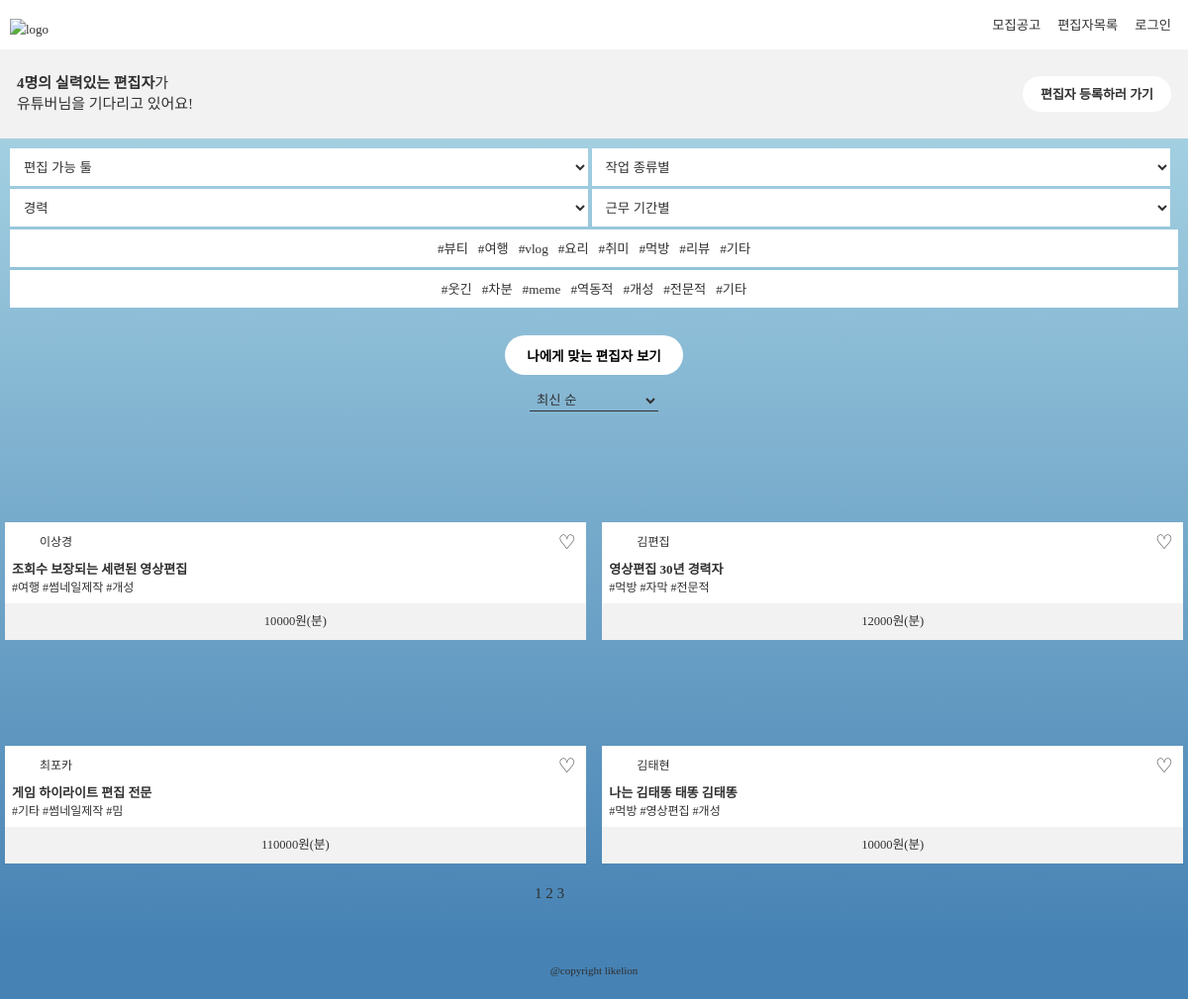
/list_editor/, run on the app's committed database.
### app/models.py (models this page shows, shortened)
class Post_editor(models.Model):
    title = models.CharField(max_length=200)
    content = models.TextField(null=True)
    datetime = models.TextField(null=True)
    author = models.ForeignKey(User, on_delete=models.CASCADE, related_name='editor')
    name = models.TextField(null=True)
    img = models.TextField(null=True)
    tool = models.TextField(null=True)
    work = models.TextField(null=True)
    genre = models.TextField(null=True)
    style = models.TextField(null=True)
    rating = models.TextField(null=True)
    vid_url = models.TextField(null=True)
    basic_content = models.TextField(null=True)
    basic_price = models.TextField(null=True)
    standard_content = models.TextField(null=True)
    standard_price = models.TextField(null=True)
    premium_content = models.TextField(null=True)
    premium_price = models.TextField(null=True)
    inquiry = models.TextField(null=True)

### app/views.py (the view)
# urls.py: path('list_editor/', views.list_editor, name="list_editor"),
def list_editor(request):
    post_editor = Post_editor.objects.all()
    return render(request, 'list_editor.html', {'post_editor' : post_editor})

### app/templates/list_editor.html (shortened to what this page needs)
{% load static %}
<!DOCTYPE html>
<html lang="en">
<head>
    <link rel="stylesheet" type="text/css" href="{% static 'list_editor.css' %}">
  </head>
  <body>
    <header>
       <a href="{% url 'home' %}"><img class="logo_img"src="http://bitly.kr/YqkZ3WM87i" alt="logo"></a>
     <nav>
        <a href="{% url 'list_youtuber' %}" class="nav-item">모집공고</a>
        <a href="{% url 'list_editor' %}" class="nav-item">편집자목록</a>
          {% if user.is_authenticated %}
         <a href="{% url 'mypage_youtuber' %}" class="nav-item">마이페이지</a>
         {% else %}
           <a href="{% url 'login' %}" class="nav-item">로그인</a>
        {% endif %}
      </nav>
    </header>
    <main>
<div class="list_top">
    <p class="list_top_title"><strong>{{ post_editor|length }}명의 실력있는 편집자</strong>가<br>유튜버님을 기다리고 있어요!</p>
    <a href="{% url 'new_editor' %}"><div class="new_button">편집자 등록하러 가기</div></a>
</div>
<div class="filter_box">
    <div class="filter_wrapper">
      <select class="filter_item" name="tool">
        <option value='all' selected>편집 가능 툴</option>
       </select>
       <select class="filter_item" name="work">
        <option value='all' selected>작업 종류별</option>
      </select>
    </div>
    <div class="filter_wrapper">
     <select class="filter_item" name="career">
        <option value='all' selected>경력</option>
    </select>
     <select class="filter_item" name="period">
        <option value='all' selected>근무 기간별</option>
    </select>
    </div>
    <div class="filter_item last_filter" name="genre">
       <label for="뷰티" class="last_filter_item">#뷰티</label>
       <label for="여행" class="last_filter_item">#여행</label>
       <label for="vlog" class="last_filter_item">#vlog</label>
       <label for="요리" class="last_filter_item">#요리</label>
       <label for="취미" class="last_filter_item">#취미</label>
       <label for="먹방" class="last_filter_item">#먹방</label>
       <label for="리뷰" class="last_filter_item">#리뷰</label>
       <label for="기타(장르)" class="last_filter_item">#기타</label>
    </div>
   <div class="filter_item last_filter" name="style">
                 <label for="웃긴" class="last_filter_item">#웃긴</label>
                 <label for="차분" class="last_filter_item">#차분</label>
                 <label for="meme" class="last_filter_item">#meme</label>
                 <label for="역동적" class="last_filter_item">#역동적</label>
                 <label for="개성" class="last_filter_item">#개성</label>
                 <label for="전문적" class="last_filter_item">#전문적</label>
                 <label for="기타(스타일)" class="last_filter_item">#기타</label>
    </div>
</div>
<div class="button_sort_box">
   <button class="submit_button">나에게 맞는 편집자 보기</button>
   <select class="sort_bar" name="sort">
       <option value='newest' selected>최신 순</option>
    </select>
</div>
<div class="post_box">
    {% for post in post_editor %}
    <a href="{% url 'detail_editor' post.pk %}" class="post_item">
      <iframe class="post_item_top" src="{{ post.vid_url }}" frameborder="0" allow="accelerometer; autoplay; encrypted-media; gyroscope; picture-in-picture" allowfullscreen></iframe>
      <div class="post_item_bottom">
         <span class="post_item_author"><span class="post_item_img" style="background-image : url('{{ post.img }}'); background-size : cover; background-position : center"></span>{{ post.name }}  {{ post.rate }}</span>
         <span class="post_item_title">{{ post.title }}</span>
         <span class="post_item_hashtag">#{{ post.genre }} #{{ post.work }} #{{ post.style }}</span>
         <span class="like_button">♡</span>
      </div>
      <div class="post_item_price">
        <p class="post_item_price_text">{{ post.basic_price }}원(분)</p>
      </div>
    </a>
  {% endfor %}
</div>
<div class="page_num">1 2 3</div>
    </main>
    <footer>
      <p>@copyright likelion</p>
    </footer>
  </body>
</html>

### app/static/list_editor.css (style rules this page uses)
html { font-size: 62.5%; color: #303030; line-height: 210%; font-family: 'Noto Sans KR'; }
a { text-decoration: none; color: #303030; }
body { margin: 0; }
header { background-color: white; height: 50px; display: flex; justify-content: space-between; align-items: center; padding: 0px 0px 0px 10px; font-size: 1.3rem; }
nav { white-space: nowrap; display: flex; justify-content: space-between; font-size: 1.33rem; }
nav>a { margin-right: 17px; }
.logo_img { width: 105px; position: relative; top: 4px; }
main { background: linear-gradient( to top, steelblue, lightblue); padding-bottom: 40px; }
.list_top { background-color: #f2f2f2; height: 90px; display: flex; align-items: center; padding: 0px 17px; font-size: 1.5rem; justify-content: space-between; }
.new_button { background-color: white; display: flex; width: 150px; height: 36px; border-radius: 20px; justify-content: center; align-items: center; font-size: 1.3rem; font-weight: 600; }
.filter_box { padding: 10px 10px; }
.filter_wrapper { width: 100%; white-space: nowrap; margin-left: auto; margin-right: auto; }
.filter_item { width: 49.5%; border: none; height: 38px; margin-bottom: 3px; color: #303030; padding-left: 10px; margin-right: 1px; background-color: white; }
.last_filter { padding: 0; width: 100%; background-color: white; display: flex; align-items: center; box-sizing: border-box; justify-content: center; }
.last_filter_item { margin: 5px; cursor: pointer; display: flex; font-size: 1.32rem; align-items: center; white-space: nowrap; }
.button_sort_box { display: flex; flex-direction: column; align-items: center; }
.submit_button { display: block; border: none; background-color: white; display: flex; width: 180px; height: 40px; border-radius: 20px; justify-content: center; align-items: center; font-size: 1.35rem; font-weight: 600; margin: 15px 0px; }
.sort_bar { border: none; width: 130px; height: 22px; color: #303030; padding-left: 3px; border-bottom: 1px #303030 solid; background-color: transparent; }
.post_box { display: flex; flex-direction: flex-start; justify-content: space-between; flex-wrap: wrap; padding: 5px; white-space: nowrap; }
.post_item { width: 49.3%; margin-top: 7px; display: flex; flex-direction: column; }
.post_item_img { background-image: url('http://bitly.kr/EPAdwk484sb'); background-size: cover; background-position: center center; width: 24px; height: 24px; display: inline-block; border-radius: 50%; position: relative; top: 7px; margin-right: 4px; }
.post_item_top { width: 100%; height: 100px; }
.post_item_bottom { background-color: white; height: 82px; box-sizing: border-box; line-height: 170%; font-size: 1.2rem; position: relative; display: flex; flex-direction: column; justify-content: center; padding-left: 7px; }
.like_button { position: absolute; right: 10px; top: 10px; font-size: 2rem; }
.post_item_title { font-weight: 600; font-size: 1.3rem; position: relative; top: 2px; }
.post_item_author { position: relative; bottom: 5px; }
.post_item_price { background-color: #f2f2f2; height: 37px; display: flex; justify-content: center; align-items: center; font-size: 1.26rem; }
.page_num { display: inline-block; margin-top: 15px; margin-left: 45%; font-size: 1.5rem; }
footer { background-color: steelblue; height: 50px; text-align: center; padding-top: 5px; font-size: 1.1rem; }

### data on the page
Post_editor: name "이상경", title "조회수 보장되는 세련된 영상편집", genre "여행", work "썸네일제작", style "개성", basic_price "10000"
Post_editor: name "김편집", title "영상편집 30년 경력자", genre "먹방", work "자막", style "전문적", basic_price "12000"
Post_editor: name "최포카", title "게임 하이라이트 편집 전문", genre "기타", work "썸네일제작", style "밈", basic_price "110000"
Post_editor: name "김태현", title "나는 김태똥 태똥 김태똥", genre "먹방", work "영상편집", style "개성", basic_price "10000"

### other printed values
{{ post_editor|length }} "4"
